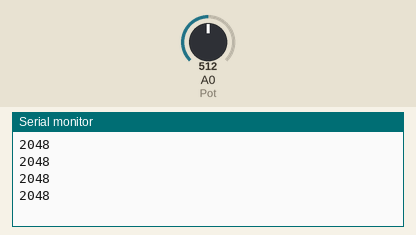
The sketch below on a simulated Arduino Zero (SAMD21). Parts: the last lines printed to the serial monitor. Inputs (shaded band) come from the test bench; at power-on: A0 (Pot) = 512 (analog values on the 0–1023 scale).

Above: at 1.2 s.
1.3 s: A0 (Pot) set to 716
At 1.71 s:
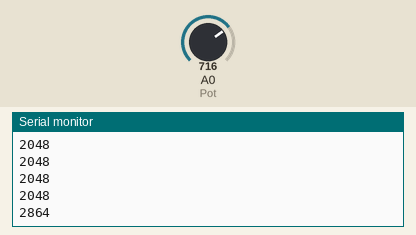
2.8 s: A0 (Pot) set to 900
At 2.91 s:
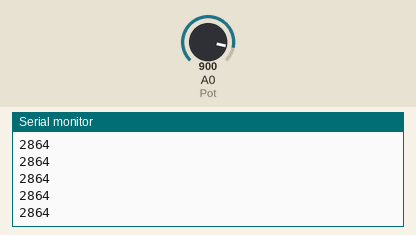
Timing chart, 0 to 5.8 s (numbered marks = the images above; inputs shaded):
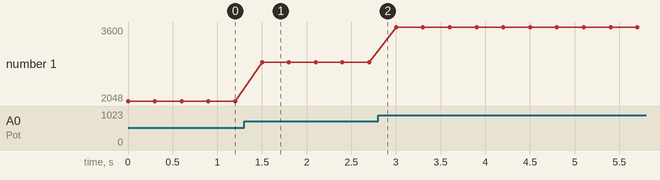

The sketch:

Xiao_AnalogRead.ino
```cpp
 int Pot = A0 ;

 void setup() {
 Serial.begin(9600) ;
 }

 void loop() {

  analogReadResolution(12) ;

  int PotVal = analogRead(Pot);

  Serial.println(PotVal) ;
  delay(300) ;
 }
```

Measured:
- after the input at 1.3 s, the serial monitor: prints a new line after 0.20 s (image 1)
- plotted number 1: 2048 → 2864 after the input at 1.3 s, 2864 → 3600 after the input at 2.8 s
